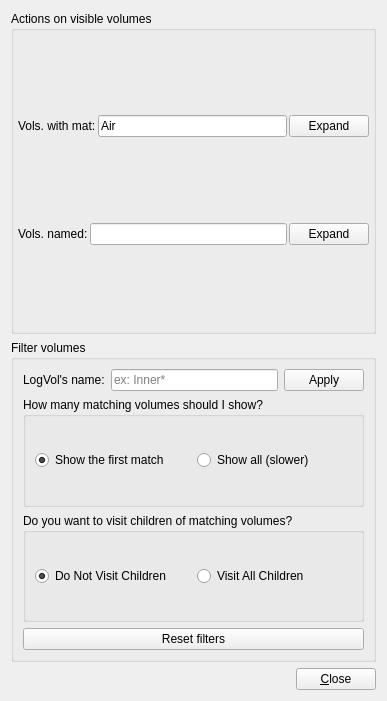
<?xml version="1.0" encoding="UTF-8"?>
<ui version="4.0">
 <class>GeoSysSettingsMiscForm</class>
 <widget class="QWidget" name="GeoSysSettingsMiscForm">
  <property name="geometry">
   <rect>
    <x>0</x>
    <y>0</y>
    <width>387</width>
    <height>701</height>
   </rect>
  </property>
  <property name="windowTitle">
   <string>Form</string>
  </property>
  <layout class="QVBoxLayout" name="verticalLayout_2">
   <item>
    <widget class="QGroupBox" name="groupBox">
     <property name="title">
      <string>Actions on visible volumes</string>
     </property>
     <layout class="QGridLayout" name="_5">
      <property name="leftMargin">
       <number>4</number>
      </property>
      <property name="topMargin">
       <number>4</number>
      </property>
      <property name="rightMargin">
       <number>4</number>
      </property>
      <property name="bottomMargin">
       <number>4</number>
      </property>
      <property name="horizontalSpacing">
       <number>2</number>
      </property>
      <item row="0" column="3">
       <widget class="QPushButton" name="pushButton_expand_vols_matname">
        <property name="text">
         <string>Expand</string>
        </property>
       </widget>
      </item>
      <item row="0" column="2">
       <widget class="QLineEdit" name="lineEdit_expand_vols_matname">
        <property name="minimumSize">
         <size>
          <width>50</width>
          <height>0</height>
         </size>
        </property>
        <property name="toolTip">
         <string>&lt;html&gt;&lt;head&gt;&lt;meta name=&quot;qrichtext&quot; content=&quot;1&quot; /&gt;&lt;style type=&quot;text/css&quot;&gt;
p, li { white-space: pre-wrap; }
&lt;/style&gt;&lt;/head&gt;&lt;body style=&quot; font-family:'Sans Serif'; font-size:9pt; font-weight:400; font-style:normal;&quot;&gt;
&lt;p style=&quot; margin-top:0px; margin-bottom:0px; margin-left:0px; margin-right:0px; -qt-block-indent:0; text-indent:0px;&quot;&gt;Matching is case-sensitive and wildcards are allowed.&lt;/p&gt;&lt;/body&gt;&lt;/html&gt;</string>
        </property>
        <property name="text">
         <string>Air</string>
        </property>
       </widget>
      </item>
      <item row="1" column="1" colspan="2">
       <widget class="QLineEdit" name="lineEdit_expand_vols_volname">
        <property name="toolTip">
         <string>&lt;html&gt;&lt;head&gt;&lt;meta name=&quot;qrichtext&quot; content=&quot;1&quot; /&gt;&lt;style type=&quot;text/css&quot;&gt;
p, li { white-space: pre-wrap; }
&lt;/style&gt;&lt;/head&gt;&lt;body style=&quot; font-family:'Sans Serif'; font-size:9pt; font-weight:400; font-style:normal;&quot;&gt;
&lt;p style=&quot; margin-top:0px; margin-bottom:0px; margin-left:0px; margin-right:0px; -qt-block-indent:0; text-indent:0px;&quot;&gt;Matching is case-insensitive and wildcards are allowed.&lt;/p&gt;&lt;/body&gt;&lt;/html&gt;</string>
        </property>
        <property name="text">
         <string/>
        </property>
       </widget>
      </item>
      <item row="0" column="0" colspan="2">
       <widget class="QLabel" name="label_7">
        <property name="text">
         <string>Vols. with mat:</string>
        </property>
       </widget>
      </item>
      <item row="1" column="0">
       <widget class="QLabel" name="label_8">
        <property name="text">
         <string>Vols. named:</string>
        </property>
       </widget>
      </item>
      <item row="1" column="3">
       <widget class="QPushButton" name="pushButton_expand_vols_volname">
        <property name="text">
         <string>Expand</string>
        </property>
       </widget>
      </item>
     </layout>
    </widget>
   </item>
   <item>
    <widget class="QGroupBox" name="groupBox_2">
     <property name="title">
      <string>Filter volumes</string>
     </property>
     <layout class="QVBoxLayout" name="verticalLayout_4">
      <item>
       <layout class="QHBoxLayout" name="horizontalLayout_6">
        <item>
         <widget class="QLabel" name="label_filter_logVolName">
          <property name="text">
           <string>LogVol's name:</string>
          </property>
         </widget>
        </item>
        <item>
         <widget class="QLineEdit" name="lineEdit_filter_logvolname">
          <property name="toolTip">
           <string>Filter geometry volumes based on the name of the GeoLogVol node. You can use regular expressions and wildcards (*).</string>
          </property>
          <property name="placeholderText">
           <string>ex: Inner*</string>
          </property>
         </widget>
        </item>
        <item>
         <widget class="QPushButton" name="pushButton_filter_logvolname">
          <property name="text">
           <string>Apply</string>
          </property>
         </widget>
        </item>
       </layout>
      </item>
      <item>
       <widget class="QGroupBox" name="groupBox_3">
        <property name="title">
         <string>How many matching volumes should I show?</string>
        </property>
        <layout class="QHBoxLayout" name="horizontalLayout_10">
         <item>
          <widget class="QRadioButton" name="radioButton_StopAtFirst">
           <property name="toolTip">
            <string>Default. Stop after a first match has been found. Useful for a quick check.</string>
           </property>
           <property name="text">
            <string>Show the first match</string>
           </property>
           <property name="checked">
            <bool>true</bool>
           </property>
          </widget>
         </item>
         <item>
          <widget class="QRadioButton" name="radioButton_LoopOverAll">
           <property name="toolTip">
            <string>Look for all volumes matching the filter string. ATTENTION, it can take a lof of time.</string>
           </property>
           <property name="text">
            <string>Show all (slower)</string>
           </property>
          </widget>
         </item>
        </layout>
       </widget>
      </item>
      <item>
       <widget class="QGroupBox" name="groupBox_4">
        <property name="title">
         <string>Do you want to visit children of matching volumes?</string>
        </property>
        <layout class="QHBoxLayout" name="horizontalLayout_9">
         <item>
          <widget class="QRadioButton" name="radioButton_DoNotVisitChildren">
           <property name="toolTip">
            <string>Default. When a volume matches the filter, do not visit its child volumes.</string>
           </property>
           <property name="text">
            <string>Do Not Visit Children</string>
           </property>
           <property name="checked">
            <bool>true</bool>
           </property>
          </widget>
         </item>
         <item>
          <widget class="QRadioButton" name="radioButton_VisitAllChildren">
           <property name="toolTip">
            <string>When a volume matches the filter, do visit all its child volumes as well. NOT RECOMMENDED. It is lengthy and it breaks the &quot;Expand to children&quot; functionality. Use it only if you know what you are doing.</string>
           </property>
           <property name="text">
            <string>Visit All Children</string>
           </property>
          </widget>
         </item>
        </layout>
       </widget>
      </item>
      <item>
       <widget class="QPushButton" name="pushButton_filter_reset">
        <property name="toolTip">
         <string>Visualize all volumes by removing all filters.</string>
        </property>
        <property name="text">
         <string>Reset filters</string>
        </property>
       </widget>
      </item>
     </layout>
    </widget>
   </item>
   <item>
    <layout class="QHBoxLayout" name="_10">
     <item>
      <spacer>
       <property name="orientation">
        <enum>Qt::Horizontal</enum>
       </property>
       <property name="sizeHint" stdset="0">
        <size>
         <width>40</width>
         <height>20</height>
        </size>
       </property>
      </spacer>
     </item>
     <item>
      <widget class="QPushButton" name="pushButton_close">
       <property name="text">
        <string>&amp;Close</string>
       </property>
      </widget>
     </item>
    </layout>
   </item>
  </layout>
 </widget>
 <resources/>
 <connections/>
</ui>
